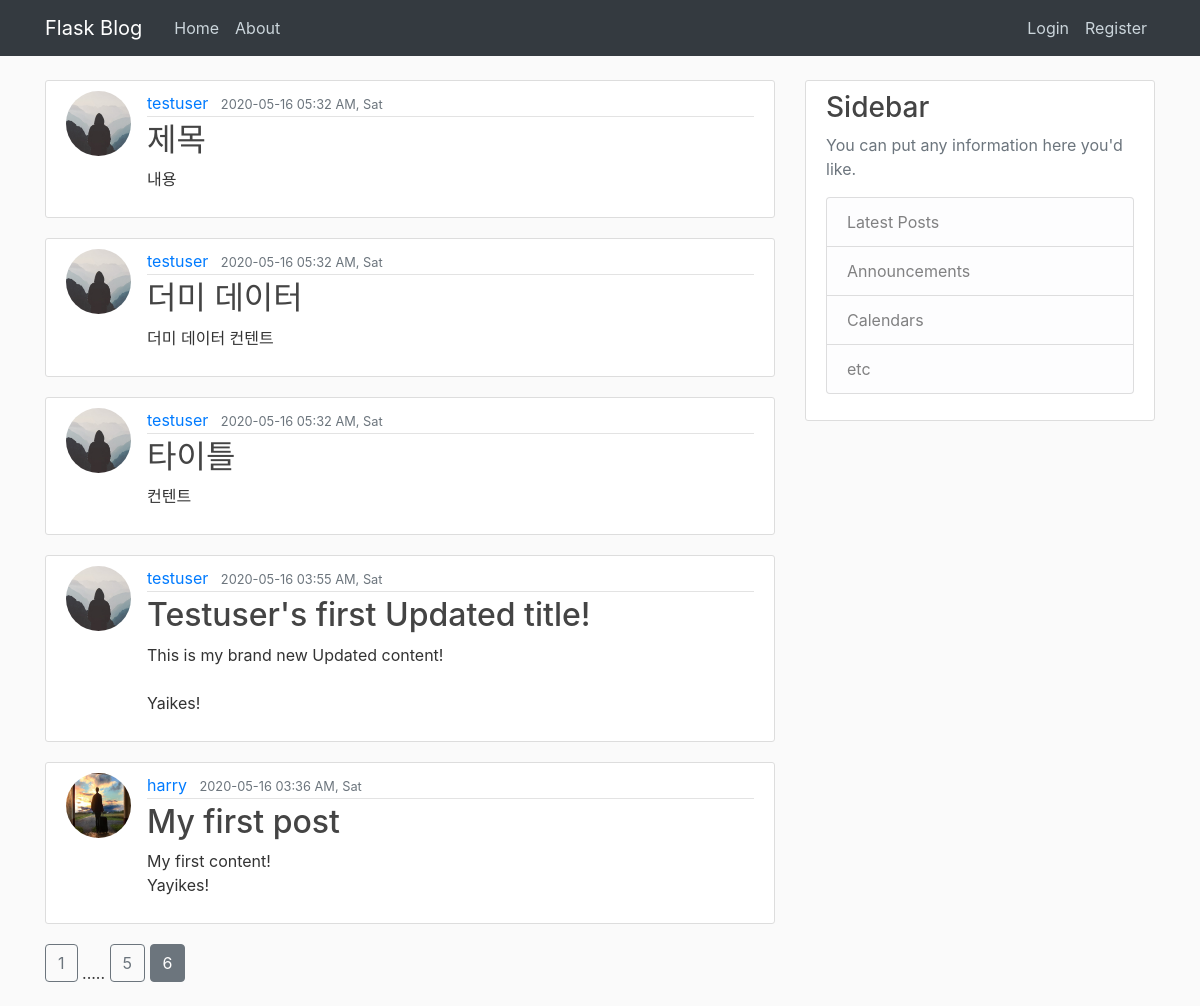
Screenshot of /home?page=6 with the database file from the repository.
### flaskblog/models.py (models this page shows, shortened)
class Post(db.Model):
    id = db.Column(db.Integer, primary_key=True)
    title = db.Column(db.String(100), nullable=False)
    date_posted = db.Column(db.DateTime, nullable=False, default=datetime.now)
    content = db.Column(db.Text, nullable=False)
    user_id = db.Column(db.Integer, db.ForeignKey('user.id'), nullable=False)

class User(db.Model, UserMixin):
    id = db.Column(db.Integer, primary_key=True)
    username = db.Column(db.String(20), unique=True, nullable=False)
    email = db.Column(db.String(120), unique=True, nullable=False)
    image_file = db.Column(db.String(20), nullable=False, default='default.jpg')
    password = db.Column(db.String(20), nullable=False)
    posts = db.relationship('Post', backref='author', lazy=True)

### flaskblog/main/routes.py (the view)
@main.route('/')
@main.route('/home')
def home():
    page = request.args.get('page', default=1, type=int)
    posts = Post.query.order_by(Post.date_posted.desc()).paginate(page=page, per_page=5)
    return render_template('home.html', posts=posts)

### flaskblog/templates/home.html
{% extends "layout.html" %}
{% block content %}
    {% for post in posts.items %}
<article class="media content-section">
    <img src="{{ url_for('static', filename='profile_pics/' + post.author.image_file) }}" class="rounded-circle article-img" alt="">
  <div class="media-body">
    <div class="article-metadata">
      <a class="mr-2" href="{{ url_for('users.user_posts', username=post.author.username) }}">{{ post.author.username }}</a>
      <small class="text-muted">{{ post.date_posted.strftime('%Y-%m-%d %I:%M %p, %a') }}</small>
    </div>
    <h2><a class="article-title" href="{{ url_for('posts.post', post_id=post.id) }}">{{ post.title }}</a></h2>
    <p class="article-content">{{ post.content }}</p>
  </div>
</article>
    {% endfor %}
    {% for page_num in posts.iter_pages(left_edge=1, right_edge=1, left_current=1, right_current=2) %}
        {% if page_num %}
            {% if posts.page == page_num %}
                <a class="btn btn-secondary mb-4" href="{{ url_for('main.home', page=page_num) }}">{{ page_num }}</a>
            {% else %}
                <a class="btn btn-outline-secondary mb-4" href="{{ url_for('main.home', page=page_num) }}">{{ page_num }}</a>
            {% endif %}
        {% else %}
        .....
        {% endif %}
    {% endfor %}
{% endblock content %}

### flaskblog/static/main.css (style rules this page uses)
body { background: #fafafa; color: #333333; margin-top: 5rem; }
h1, h2, h3, h4, h5, h6 { color: #444444; }
.content-section { background: #ffffff; padding: 10px 20px; border: 1px solid #dddddd; border-radius: 3px; margin-bottom: 20px; }
.article-title { color: #444444; }
.article-content { white-space: pre-line; }
.article-img { height: 65px; width: 65px; margin-right: 16px; }
.article-metadata { padding-bottom: 1px; margin-bottom: 4px; border-bottom: 1px solid #e3e3e3 }

### rows the page displays
Post: image_file (placeholder picture), author.username "testuser", date_posted "2020-05-16 05:32 AM, Sat", title "제목", content "내용"
Post: image_file (placeholder picture), author.username "testuser", date_posted "2020-05-16 05:32 AM, Sat", title "더미 데이터", content "더미 데이터 컨텐트"
Post: image_file (placeholder picture), author.username "testuser", date_posted "2020-05-16 05:32 AM, Sat", title "타이틀", content "컨텐트"
Post: image_file (placeholder picture), author.username "testuser", date_posted "2020-05-16 03:55 AM, Sat", title "Testuser's first Updated title!", content "This is my brand new Updated content! Yaikes!"
Post: image_file (picture), author.username "harry", date_posted "2020-05-16 03:36 AM, Sat", title "My first post", content "My first content! Yayikes!"

### other values shown
{{ page_num }} "1" "5"
{{ page_num }} "6"
